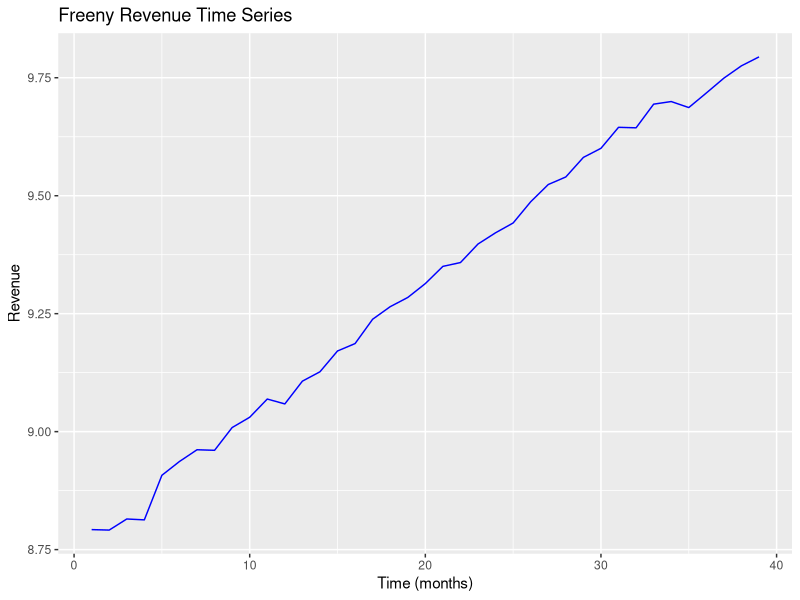
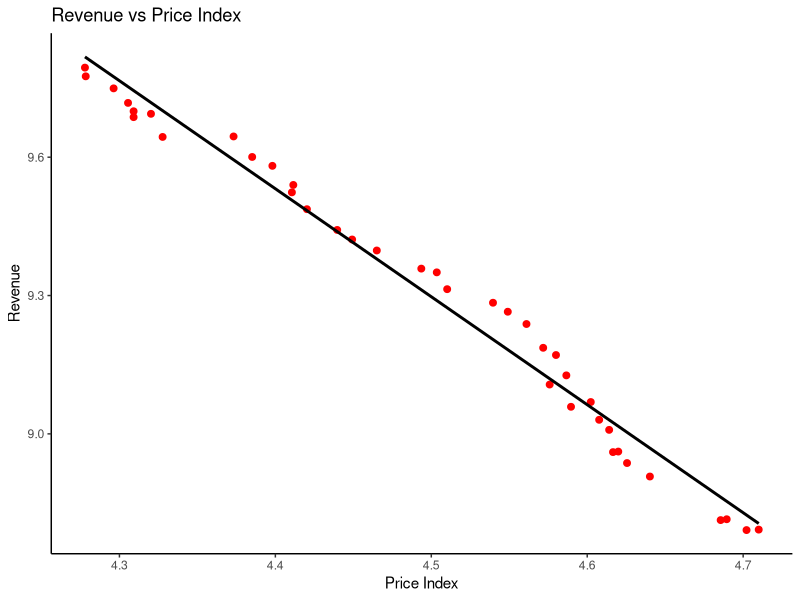

Generate these figures, in order, with R:
## ---- chunk 1

data("freeny")


str(freeny)


head(freeny)

## ---- chunk 2
library(ggplot2)
ggplot(freeny, aes(x = 1:nrow(freeny), y = y)) +
  geom_line(color = "blue") +
  labs(title = "Freeny Revenue Time Series",
       x = "Time (months)", y = "Revenue")
ggplot(freeny, aes(x = price.index, y = y)) +
  geom_point(color = "red", size = 2) +
  geom_smooth(method = "lm", se = FALSE, color = "black") +
  labs(title = "Revenue vs Price Index",
       x = "Price Index", y = "Revenue") +
  theme_classic()

